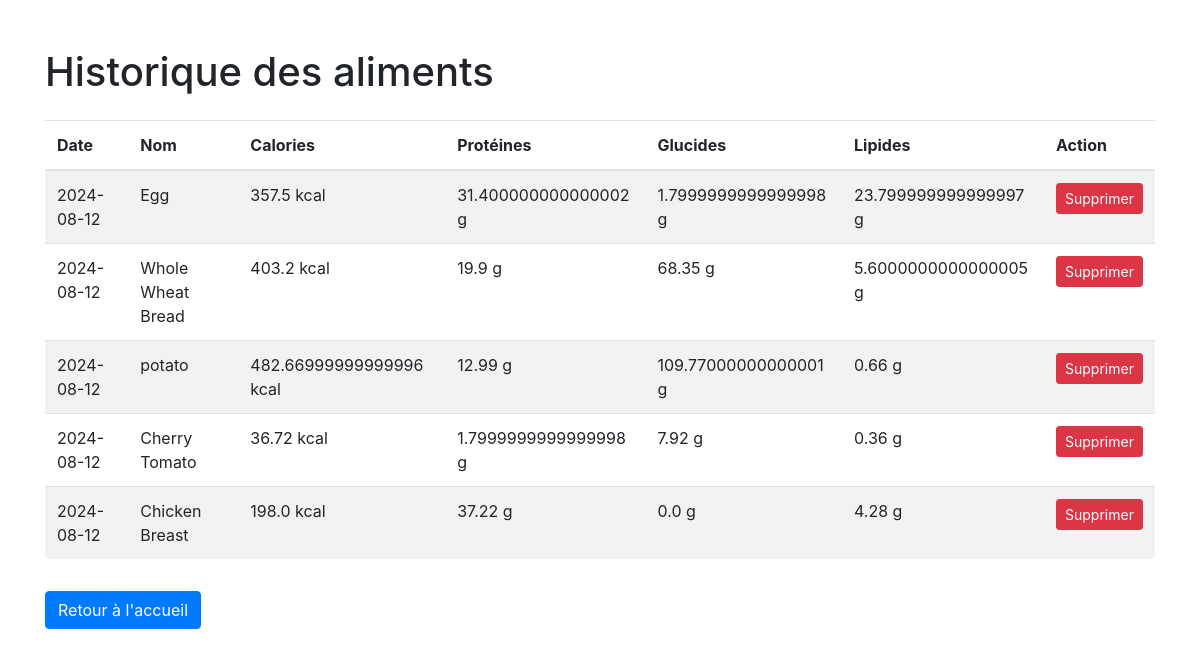
The app's page /history with its own data.
### macro.py (models this page shows)
class Food(db.Model):
    __tablename__ = 'food'  # Spécifie le nom de la table
    id = db.Column(db.Integer, primary_key=True)
    name = db.Column(db.String(100), nullable=False)
    calories = db.Column(db.Float, nullable=False)
    protein = db.Column(db.Float, nullable=False)
    carbohydrates = db.Column(db.Float, nullable=False)
    fat = db.Column(db.Float, nullable=False)
    date_added = db.Column(db.Date, default=datetime.utcnow)

### macro.py (the view)
@app.route('/history')
def history():
    all_foods = Food.query.order_by(Food.date_added.desc()).all()
    return render_template('history.html', all_foods=all_foods)

### templates/history.html (shortened to what this page needs)
<!DOCTYPE html>
<html lang="fr">
<head>
    <link rel="stylesheet" href="https://stackpath.bootstrapcdn.com/bootstrap/4.5.2/css/bootstrap.min.css">
</head>
<body>
    <div class="container mt-5">
        <h1 class="mb-4">Historique des aliments</h1>
        {% if all_foods %}
            <table class="table table-striped">
                <thead>
                    <tr>
                        <th>Date</th>
                        <th>Nom</th>
                        <th>Calories</th>
                        <th>Protéines</th>
                        <th>Glucides</th>
                        <th>Lipides</th>
                        <th>Action</th>
                    </tr>
                </thead>
                <tbody>
                    {% for food in all_foods %}
                        <tr>
                            <td>{{ food.date_added.strftime('%Y-%m-%d') }}</td>
                            <td>{{ food.name }}</td>
                            <td>{{ food.calories }} kcal</td>
                            <td>{{ food.protein }} g</td>
                            <td>{{ food.carbohydrates }} g</td>
                            <td>{{ food.fat }} g</td>
                            <td>
                                <form action="{{ url_for('delete_food', id=food.id) }}" method="post">
                                    <button type="submit" class="btn btn-danger btn-sm">Supprimer</button>
                                </form>
                            </td>
                        </tr>
                    {% endfor %}
                </tbody>
            </table>
        {% else %}
            <p>Aucun aliment n'a été ajouté pour le moment.</p>
        {% endif %}
        <a href="{{ url_for('index') }}" class="btn btn-primary mt-3">Retour à l'accueil</a>
    </div>
</body>
</html>

### records on screen
Food: date_added "2024-08-12", name "Egg", calories "357.5", protein "31.400000000000002", carbohydrates "1.7999999999999998", fat "23.799999999999997"
Food: date_added "2024-08-12", name "Whole Wheat Bread", calories "403.2", protein "19.9", carbohydrates "68.35", fat "5.6000000000000005"
Food: date_added "2024-08-12", name "potato", calories "482.66999999999996", protein "12.99", carbohydrates "109.77000000000001", fat "0.66"
Food: date_added "2024-08-12", name "Cherry Tomato", calories "36.72", protein "1.7999999999999998", carbohydrates "7.92", fat "0.36"
Food: date_added "2024-08-12", name "Chicken Breast", calories "198.0", protein "37.22", carbohydrates "0.0", fat "4.28"
